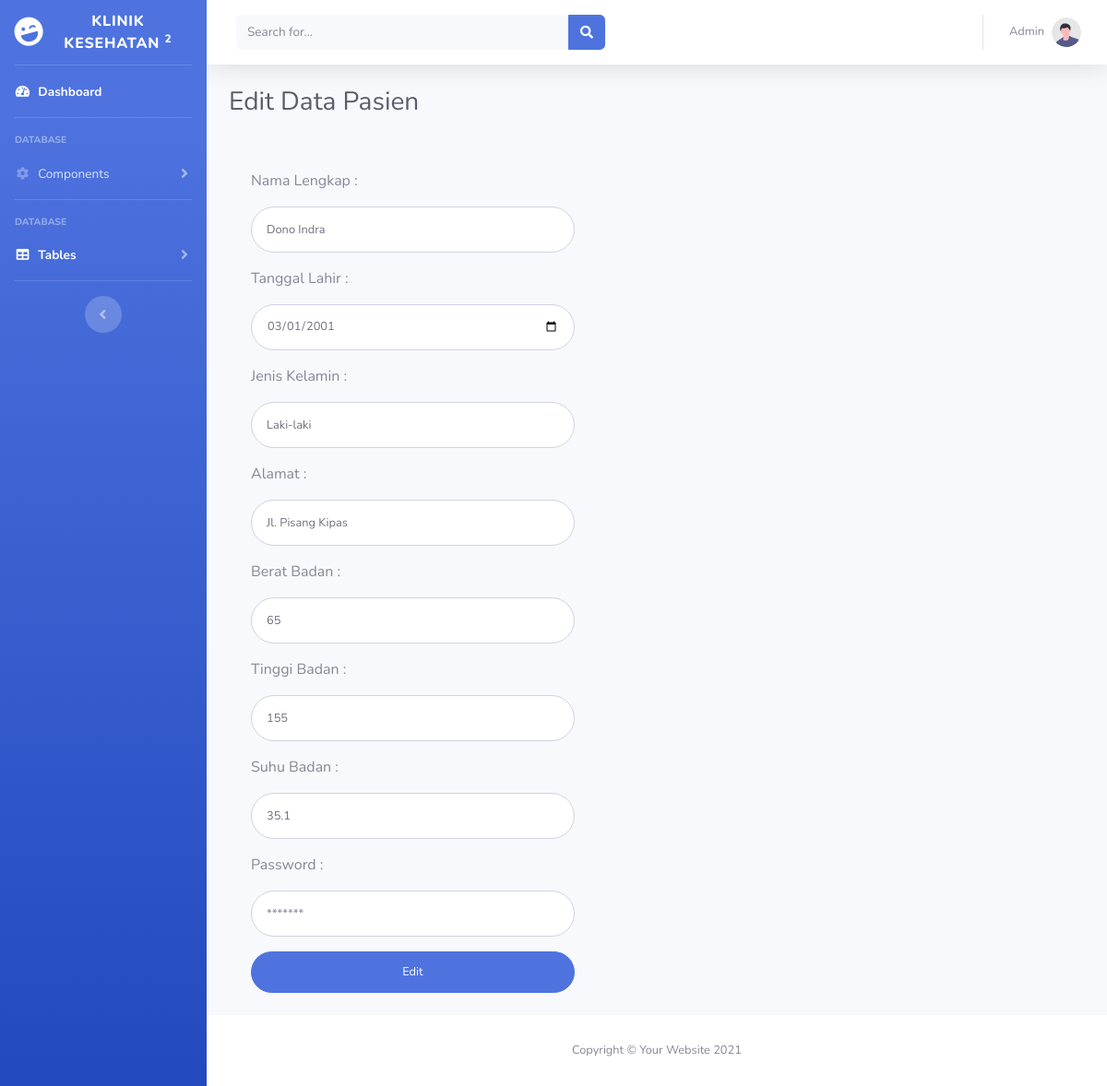
/editpasien.php?id=PA02, run on an earlier commit of the app's database.
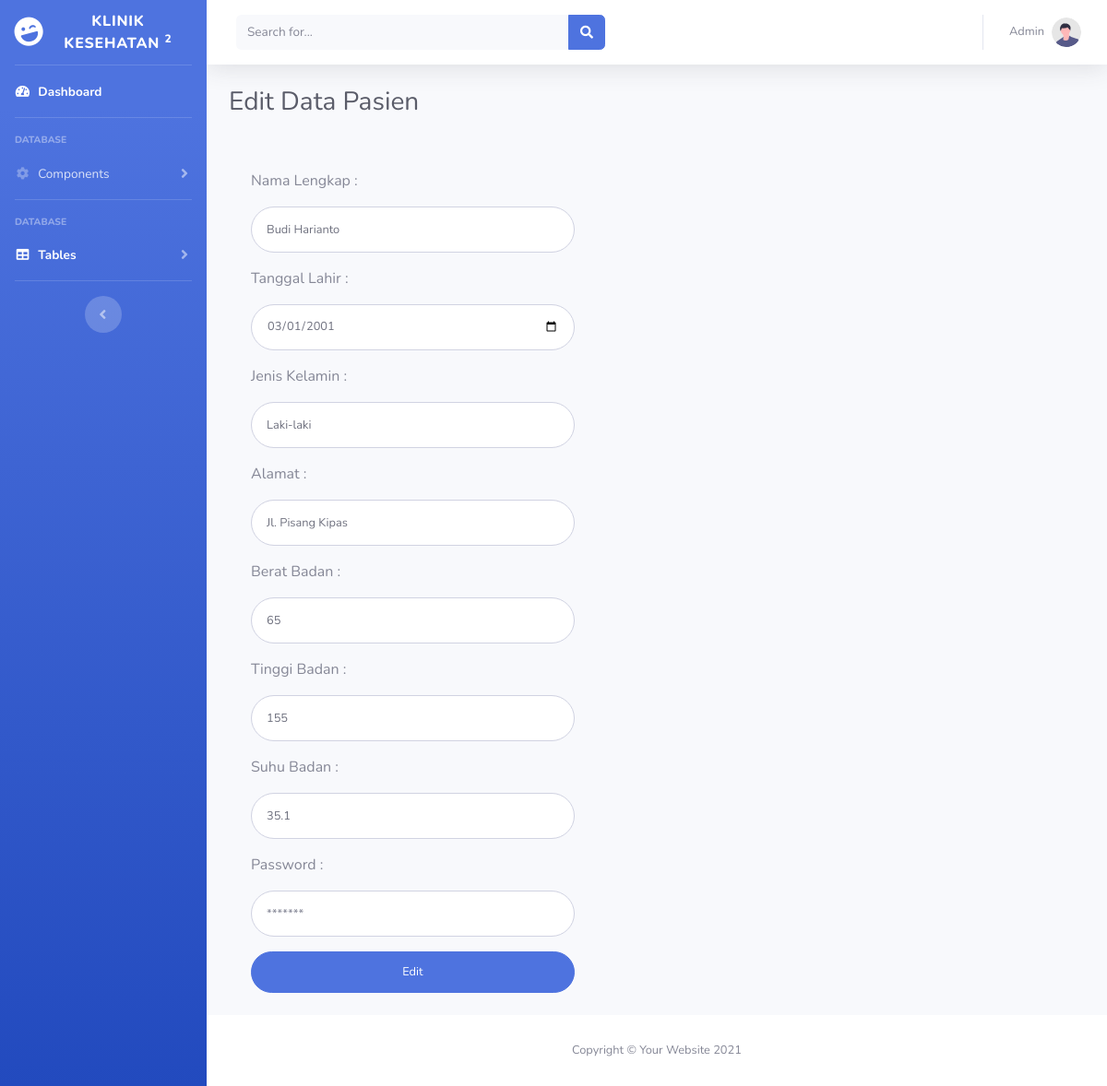
And on a later commit of the database.
### tables this page shows
CREATE TABLE `pasien` (
  `id_pasien` varchar(5) NOT NULL,
  `no_pasien` int(11) NOT NULL,
  `password` varchar(255) NOT NULL,
  `nama_pasien` varchar(30) NOT NULL,
  `tgl_lahir` date NOT NULL,
  `jenis_kelamin_pasien` varchar(15) NOT NULL,
  `alamat_pasien` varchar(30) NOT NULL,
  `berat_badan` int(11) NOT NULL,
  `tinggi_badan` int(11) NOT NULL,
  `suhu_badan` double NOT NULL
);

### editPasien.php (the view, shortened to what the changed rows need)
<?php
$link = mysqli_connect("localhost", "root", "", "klinik_kesehatan");
?>
<!DOCTYPE html>
<html lang="en">
<head>
    <link href="vendor/fontawesome-free/css/all.min.css" rel="stylesheet" type="text/css">
    <link href="css/sb-admin-2.min.css" rel="stylesheet">
    <link href="vendor/datatables/dataTables.bootstrap4.min.css" rel="stylesheet">
</head>
<body id="page-top">
    <div id="wrapper">
        <div id="content-wrapper" class="d-flex flex-column">
            <div id="content">
                <div class="container-fluid">
                    <h1 class="h3 mb-2 text-gray-800">Edit Data Pasien</h1><br>
                    <div class="col-lg-10 col-md-10">
                        <div class="media d-block mb-4 text-left probootstrap-media">
                            <div class="col-lg-6">
                                <?php
                                $id_user = $_GET['id'];
                                $sql = "SELECT * FROM pasien WHERE id_pasien = '$id_user'";
                                if ($result = mysqli_query($link, $sql)) {
                                    if (mysqli_num_rows($result) > 0) {
                                ?>
                                        <form class="user" method="POST" action="prosesEditPasien.php?id=<?php echo $id_user; ?>">
                                            <?php
                                            while ($row = mysqli_fetch_array($result)) {
                                            ?>
                                                <div class="form-group">
                                                    <p>Nama Lengkap :</p>
                                                    <input type="text" class="form-control form-control-user" name="nama" value="<?php
                                                                                                                                    echo  $row['nama_pasien'];
                                                                                                                                    ?>">
                                                </div>
                                                <div class="form-group">
                                                    <p>Tanggal Lahir :</p>
                                                    <input type="date" class="form-control form-control-user" name="tanggal" value="<?php
                                                                                                                                    echo  $row['tgl_lahir'];
                                                                                                                                    ?>">
                                                </div>
                                                <div class="form-group">
                                                    <p>Jenis Kelamin :</p>
                                                    <input type="text" class="form-control form-control-user" name="kelamin" value="<?php
                                                                                                                                    echo  $row['jenis_kelamin_pasien'];
                                                                                                                                    ?>">
                                                </div>
                                                <div class="form-group">
                                                    <p>Alamat :</p>
                                                    <input type="text" class="form-control form-control-user" name="alamat" value="<?php
                                                                                                                                    echo  $row['alamat_pasien'];
                                                                                                                                    ?>">
                                                </div>
                                                <div class="form-group">
                                                    <p>Berat Badan :</p>
                                                    <input type="text" class="form-control form-control-user" name="berat" value="<?php
                                                                                                                                    echo  $row['berat_badan'];
                                                                                                                                    ?>">
                                                </div>
                                                <div class="form-group">
                                                    <p>Tinggi Badan :</p>
                                                    <input type="text" class="form-control form-control-user" name="tinggi" value="<?php
                                                                                                                                    echo  $row['tinggi_badan'];
                                                                                                                                    ?>">
                                                </div>
                                                <div class="form-group">
                                                    <p>Suhu Badan :</p>
                                                    <input type="text" class="form-control form-control-user" name="suhu" value="<?php
                                                                                                                                    echo  $row['suhu_badan'];
                                                                                                                                    ?>">
                                                </div>
                                                <div class="form-group">
                                                    <p>Password :</p>
                                                    <input type="password" class="form-control form-control-user" name="" placeholder="*******">
                                                </div>
                                                <input class="btn btn-primary btn-user btn-block submit" type="submit" value="Edit">
                                        </form>
                            <?php
                                            }
                                        } else {
                                            echo "No records matching your query were found.";
                                        }
                                    } else {
                                        echo "ERROR: Could not able to execute $sql. " . mysqli_error($link);
                                    }
                            ?>
                            </div>
                        </div>
                    </div>
                </div>
            </div>
        </div>
    </div>
</body>
</html>

What changed in the data, as far as the page shows it:
changed pasien "Laki-laki": nama "Dono Indra" → "Budi Harianto"
